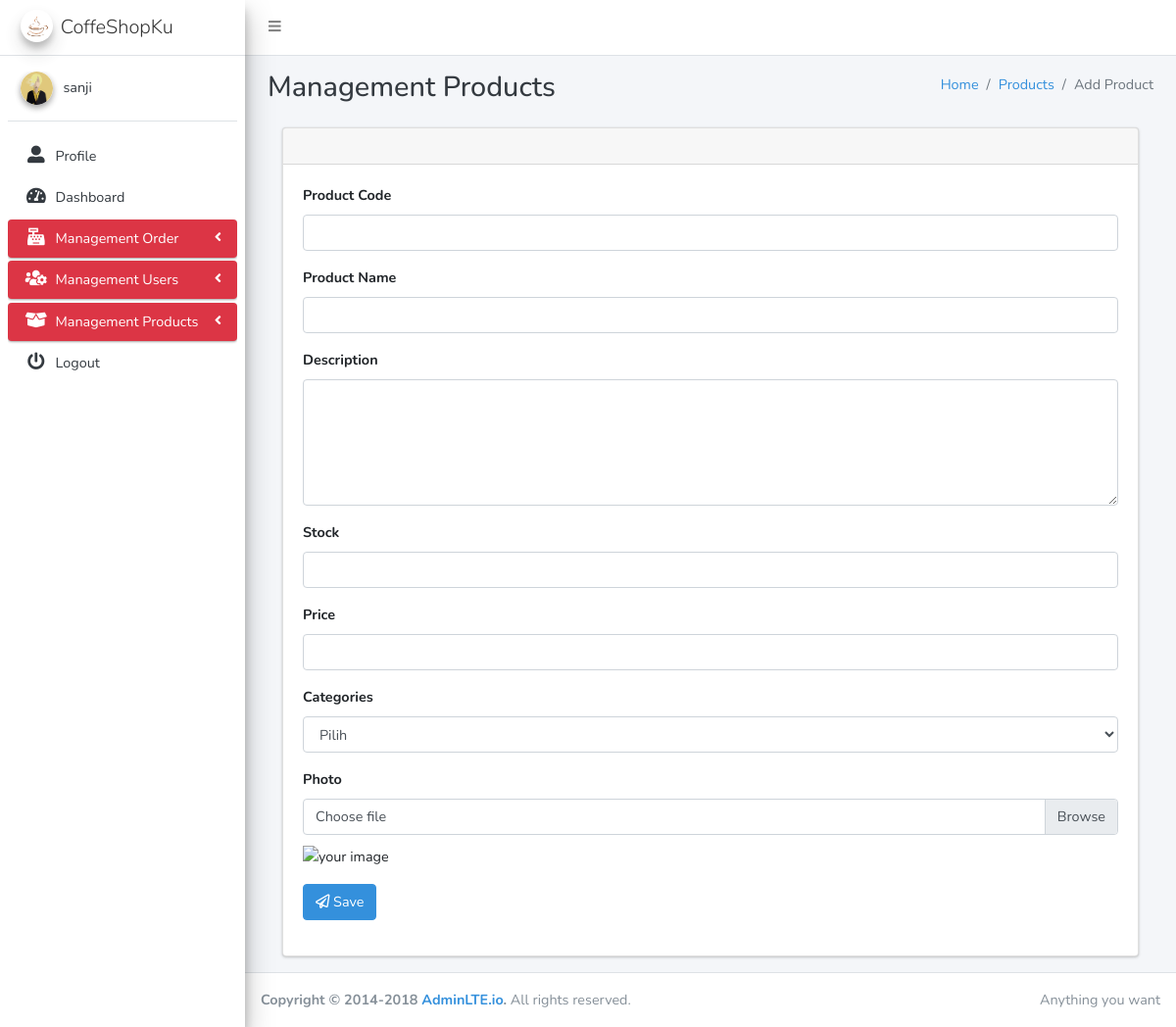
The app's page /products/add/ (signed in) with its own data.
### accounts/models.py (models this page shows, shortened)
class User(AbstractBaseUser, PermissionsMixin):
    email = models.EmailField(_('email'), unique=True)
    username = models.CharField(_('username'), max_length=45, unique=True)
    first_name = models.CharField(_('first name'), max_length=30, blank=True)
    last_name = models.CharField(_('last name'), max_length=30, blank=True)
    date_joined = models.DateTimeField(_('date joined'), auto_now_add=True)
    is_active = models.BooleanField(_('active'), default=True)
    avatar = models.ImageField(upload_to=path_and_rename, null=True, blank=True)
    objects = UserManager()
    EMAIL_FIELD    = 'email'
    USERNAME_FIELD = 'username'
    REQUIRED_FIELDS = []
    class Meta:
        verbose_name = _('user')
        verbose_name_plural = _('users')
    def __str__(self):
        return self.username

### products/views.py (the view, shortened to what this page needs)
# urls.py: path('add/',login_required(CreateProduct.as_view(template_name='products/add_product.html')),name="add_product"),
class CreateProduct(PermissionRequiredMixin,CreateView):
    form_class = ProductsForm
    permission_required = ('products.add_products')
    success_url = 'list_products'
    def get_context_data(self, **kwargs):
        kwargs['form']               = self.get_form()
        kwargs['heading_title']      = "Management Products"
        kwargs['breadcrumb']         = {'content':'Products','url':'list_products'}
        kwargs['breadcrumb2']        = {'content':'Add Product','class':'active'}
        kwargs['list_categories']    = Category.objects.all()
        context = super().get_context_data(**kwargs)
        return context

### products/forms.py
class ProductsForm(forms.ModelForm):
    class Meta:
        model   = Products
        fields  = ('code','name','photo','description','categories','price','stock')
    photo       = forms.ImageField(required=False)
    name        = forms.CharField(required=True)
    code        = forms.CharField(required=True)
    description = forms.CharField(required=True)
    categories  = forms.ModelChoiceField(queryset=Category.objects.all(),required=True)
    price       = forms.CharField(required=True)
    stock       = forms.CharField(required=True)

### accounts/auth.py (called while the page is built)
    def get_user(self, user_id):
        UserModel = get_user_model()
        try:
            return UserModel._default_manager.get(pk=user_id)
        except UserModel.DoesNotExist:
            return None

### products/templates/products/add_product.html (shortened to what this page needs)
{% extends "layouts/base.html" %}
{% block content %}
<section class="content">
        <div class="container-fluid">
            <div class="row">
                <div class="col-md-12">
                    <div class="card">
                        <div class="card-header d-flex justify-content-center with-border">
                        </div>
                        <div class="card-body">
                            <form method="post" enctype="multipart/form-data">
                                <div class="form-group">
                                    <label for="">Product Code</label>
                                    <input type="text" name="code" value="{{ request.POST.code}}" maxlength="10" required class="form-control ">
                                </div>
                                <div class="form-group">
                                    <label for="">Product Name</label>
                                    <input type="text" name="name" value="{{ request.POST.name }}" required class="form-control ">
                                </div>
                                <div class="form-group">
                                    <label for="">Description</label>
                                    <textarea name="description" id="description" cols="5" rows="5"
                                        class="form-control ">{{ request.POST.description}}</textarea>
                                </div>
                                <div class="form-group">
                                    <label for="">Stock</label>
                                    <input type="number" name="stock" value="{{ request.POST.stock}}" required class="form-control ">
                                </div>
                                <div class="form-group">
                                    <label for="">Price</label>
                                    <input type="number" name="price" value="{{ request.POST.price}}" required class="form-control ">
                                </div>
                                <div class="form-group">
                                    <label for="">Categories</label>
                                    <select name="categories" id="categories" required class="form-control ">
                                        <option value="">Pilih</option>
                                    </select>
                                </div>
                                <div class="form-group">
                                    <label for="">Photo</label>
                                    <div class="custom-file">
                                        <label class="custom-file-label" for="photo">Choose file</label>
                                    </div>
                                    <img id="img_id" src="#" alt="your image" />
                                </div>
                                <div class="form-group">
                                    <button class="btn btn-primary">
                                        <i class="far fa-paper-plane"></i></i> Save
                                    </button>
                                </div>
                            </form>
                        </div>
                    </div>
                    </div>
                </div>
            </div>
    </section>
{% endblock content %}

### templates/layouts/base.html (shortened to what this page needs)
{% load static %}
{% load active_link_tags %}
<!DOCTYPE html>
<html lang="en">
<head>
    <link rel="stylesheet" href="{% static "sass/app.css" %}">
</head>
<body class="hold-transition sidebar-mini">
    <div class="wrapper" id="app">
        <nav class="main-header navbar navbar-expand bg-white navbar-light border-bottom">
            <ul class="navbar-nav">
                <li class="nav-item">
                    <a class="nav-link" data-widget="pushmenu" href="#"><i class="fa fa-bars"></i></a>
                </li>
            </ul>
        </nav>
        <aside class="main-sidebar sidebar-light-danger elevation-4">
            <a href="index3.html" class="brand-link">
                <img src="{% static "img/logo.png" %}" alt="CoffeShopKu" class="brand-image img-circle elevation-3"
                    style="opacity: .8">
                <span class="brand-text font-weight-light">CoffeShopKu</span>
            </a>
            <div class="sidebar">
                <div class="user-panel mt-3 pb-3 mb-3 d-flex">
                    <div class="image">
                        <img src="{% get_media_prefix %}{{request.user.avatar}}" class="img-circle elevation-2"
                            alt="User Image">
                    </div>
                    <div class="info">
                        <a href="#" class="d-block">{{ request.user }}</a>
                    </div>
                </div>
                <nav class="mt-2">
                    <ul class="nav nav-pills nav-sidebar flex-column" data-widget="treeview" role="menu"
                        data-accordion="false">
                        <li class="nav-item">
                            <a href="{% url 'profile_url' request.user.id %}"
                                class="{% active_link 'profile_url' 'active-link' pk=request.path|last %} nav-link">
                                <i class="nav-icon fas fa-user-alt"></i>
                                <p>
                                    Profile
                                </p>
                            </a>
                        </li>
                        <li class="nav-item">
                            <a href="{% url 'dashboard' %}"
                                class="{% active_link 'dashboard' 'active-link' %} nav-link">
                                <i class="nav-icon fas fa-tachometer-alt"></i>
                                <p>
                                    Dashboard
                                </p>
                            </a>
                        </li>
                        <li
                            class="nav-item has-treeview {% active_link 'order_list_products' 'menu-open' strict=True %}">
                            <a href="#" class="nav-link active">
                                <i class="nav-icon fas fa-cash-register"></i>
                                <p>
                                    Management Order
                                    <i class="right fas fa-angle-left"></i>
                                </p>
                            </a>
                        </li>
                        {% if perms.accounts.view_user %}
                        <li class="nav-item has-treeview {% active_link 'permissions_groups' 'menu-open' %}{% active_link 'groups_list' 'menu-open' %}{% active_link 'users_list || add_user'  'menu-open' %}{% active_link 'update_user' 'menu-open' pk=request.path|last %}">
                            <a href="#" class="nav-link active">
                                <i class="nav-icon fas fa-users-cog"></i>
                                <p>
                                    Management Users
                                    <i class="right fas fa-angle-left"></i>
                                </p>
                            </a>
                        </li>
                        {% endif %}
                        {% if perms.products.view_products %}
                        <li class="nav-item has-treeview {% active_link 'list_categories' 'menu-open' strict=True %}{% active_link 'list_products' 'menu-open' strict=True  %} ">
                            <a href="#" class="nav-link active">
                                <i class="nav-icon fas fa-box-open"></i>
                                <p>
                                    Management Products
                                    <i class="right fas fa-angle-left"></i>
                                </p>
                            </a>
                        </li>
                        {% endif %}
                        <li class="nav-item">
                            <a href="{% url 'logout_url' %}" class="nav-link">
                                <i class="nav-icon fas fa-power-off"></i>
                                <p>
                                    Logout
                                </p>
                            </a>
                        </li>
                    </ul>
                </nav>
            </div>
        </aside>
        <div class="content-wrapper">
            <div class="content-header">
                <div class="container-fluid">
                    <div class="row mb-2">
                        <div class="col-sm-6">
                            <h1 class="m-0 text-dark">{{heading_title}}</h1>
                        </div>
                        <div class="col-sm-6">
                            <ol class="breadcrumb float-sm-right">
                                <li class="breadcrumb-item"><a href="#">Home</a></li>
                                <li class="breadcrumb-item {{breadcrumb.class}}">{% if breadcrumb2  %}<a
                                        href="{% url breadcrumb.url %}">{{breadcrumb.content}}</a></li>
                                {% else %}{{breadcrumb.content}}</li>{% endif %}
                                <li class="breadcrumb-item {{breadcrumb2.class}}">{{breadcrumb2.content}}</li>
                            </ol>
                        </div>
                    </div>
                </div>
            </div>
            <div class="content">
                <div class="container-fluid">
                    {% block content %}
                    {% endblock content %}
                </div>
            </div>
        </div>
        <footer class="main-footer">
            <div class="float-right d-none d-sm-inline">
                Anything you want
            </div>
            <strong>Copyright &copy; 2014-2018 <a href="https://adminlte.io">AdminLTE.io</a>.</strong> All rights
            reserved.
        </footer>
    </div>
</body>
</html>

### products/templates/products/add_product.html (style rules this page uses)
#img_id { width: 100px; height: 100px; background-position: 50% 50%; background-repeat: no-repeat; background-size: cover; position:relative; }
.custom-file { margin-bottom: 10px; }

### records on screen
User: user.avatar (picture), user "sanji"

### other values on screen
{{ heading_title }} "Management Products"
{{ breadcrumb.content }} "Products"
{{ breadcrumb2.content }} "Add Product"
